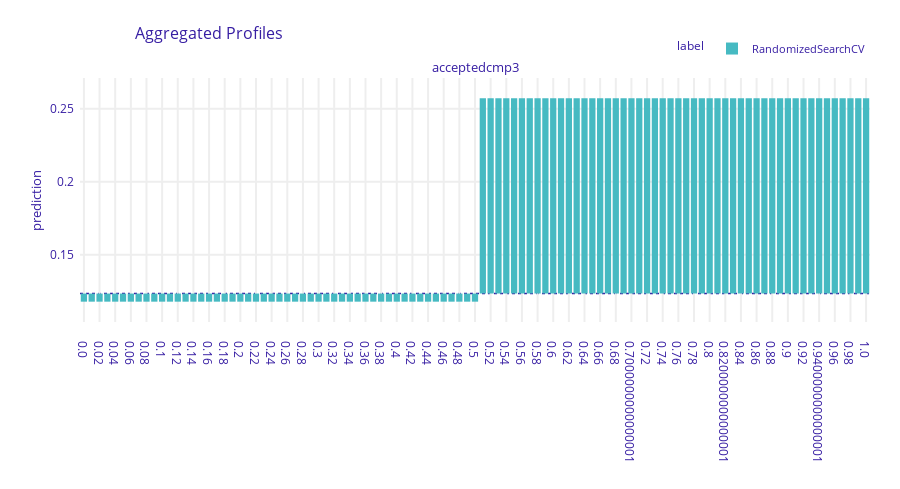

The notebook cell this image was saved under:
### Code cell
pd_rf.plot()

### Figure 1 — Plotly figure (JSON) as saved in the notebook; plotly's stock layout.template omitted (floating-point values rounded to 4 significant figures; data arrays with more than 128 entries replaced by an {"elided": "..."} marker saying what was removed)
{"data": [{"alignmentgroup": "True", "base": [0.1234, 0.1234, 0.1234, 0.1234, 0.1234, 0.1234, 0.1234, 0.1234, 0.1234, 0.1234, 0.1234, 0.1234, 0.1234, 0.1234, 0.1234, 0.1234, 0.1234, 0.1234, 0.1234, 0.1234, 0.1234, 0.1234, 0.1234, 0.1234, 0.1234, 0.1234, 0.1234, 0.1234, 0.1234, 0.1234, 0.1234, 0.1234, 0.1234, 0.1234, 0.1234, 0.1234, 0.1234, 0.1234, 0.1234, 0.1234, 0.1234, 0.1234, 0.1234, 0.1234, 0.1234, 0.1234, 0.1234, 0.1234, 0.1234, 0.1234, 0.1234, 0.1234, 0.1234, 0.1234, 0.1234, 0.1234, 0.1234, 0.1234, 0.1234, 0.1234, 0.1234, 0.1234, 0.1234, 0.1234, 0.1234, 0.1234, 0.1234, 0.1234, 0.1234, 0.1234, 0.1234, 0.1234, 0.1234, 0.1234, 0.1234, 0.1234, 0.1234, 0.1234, 0.1234, 0.1234, 0.1234, 0.1234, 0.1234, 0.1234, 0.1234, 0.1234, 0.1234, 0.1234, 0.1234, 0.1234, 0.1234, 0.1234, 0.1234, 0.1234, 0.1234, 0.1234, 0.1234, 0.1234, 0.1234, 0.1234, 0.1234], "customdata": {"elided": "101x3 mixed values"}, "hovertemplate": "<b>%{hovertext}</b><br><br>mean_prediction=%{base:.3f}<br>prediction=%{customdata[0]:.3f}<extra></extra>", "hovertext": ["RandomizedSearchCV", "RandomizedSearchCV", "RandomizedSearchCV", "RandomizedSearchCV", "RandomizedSearchCV", "RandomizedSearchCV", "RandomizedSearchCV", "RandomizedSearchCV", "RandomizedSearchCV", "RandomizedSearchCV", "RandomizedSearchCV", "RandomizedSearchCV", "RandomizedSearchCV", "RandomizedSearchCV", "RandomizedSearchCV", "RandomizedSearchCV", "RandomizedSearchCV", "RandomizedSearchCV", "RandomizedSearchCV", "RandomizedSearchCV", "RandomizedSearchCV", "RandomizedSearchCV", "RandomizedSearchCV", "RandomizedSearchCV", "RandomizedSearchCV", "RandomizedSearchCV", "RandomizedSearchCV", "RandomizedSearchCV", "RandomizedSearchCV", "RandomizedSearchCV", "RandomizedSearchCV", "RandomizedSearchCV", "RandomizedSearchCV", "RandomizedSearchCV", "RandomizedSearchCV", "RandomizedSearchCV", "RandomizedSearchCV", "RandomizedSearchCV", "RandomizedSearchCV", "RandomizedSearchCV", "RandomizedSearchCV", "RandomizedSearchCV", "RandomizedSearchCV", "RandomizedSearchCV", "RandomizedSearchCV", "RandomizedSearchCV", "RandomizedSearchCV", "RandomizedSearchCV", "RandomizedSearchCV", "RandomizedSearchCV", "RandomizedSearchCV", "RandomizedSearchCV", "RandomizedSearchCV", "RandomizedSearchCV", "RandomizedSearchCV", "RandomizedSearchCV", "RandomizedSearchCV", "RandomizedSearchCV", "RandomizedSearchCV", "RandomizedSearchCV", "RandomizedSearchCV", "RandomizedSearchCV", "RandomizedSearchCV", "RandomizedSearchCV", "RandomizedSearchCV", "RandomizedSearchCV", "RandomizedSearchCV", "RandomizedSearchCV", "RandomizedSearchCV", "RandomizedSearchCV", "RandomizedSearchCV", "RandomizedSearchCV", "RandomizedSearchCV", "RandomizedSearchCV", "RandomizedSearchCV", "RandomizedSearchCV", "RandomizedSearchCV", "RandomizedSearchCV", "RandomizedSearchCV", "RandomizedSearchCV", "RandomizedSearchCV", "RandomizedSearchCV", "RandomizedSearchCV", "RandomizedSearchCV", "RandomizedSearchCV", "RandomizedSearchCV", "RandomizedSearchCV", "RandomizedSearchCV", "RandomizedSearchCV", "RandomizedSearchCV", "RandomizedSearchCV", "RandomizedSearchCV", "RandomizedSearchCV", "RandomizedSearchCV", "RandomizedSearchCV", "RandomizedSearchCV", "RandomizedSearchCV", "RandomizedSearchCV", "RandomizedSearchCV", "RandomizedSearchCV", "RandomizedSearchCV"], "legendgroup": "RandomizedSearchCV", "marker": {"color": "#46bac2", "pattern": {"shape": ""}}, "name": "RandomizedSearchCV", "offsetgroup": "RandomizedSearchCV", "orientation": "v", "showlegend": true, "textposition": "auto", "type": "bar", "x": ["0.0", "0.01", "0.02", "0.03", "0.04", "0.05", "0.06", "0.07", "0.08", "0.09", "0.1", "0.11", "0.12", "0.13", "0.14", "0.15", "0.16", "0.17", "0.18", "0.19", "0.2", "0.21", "0.22", "0.23", "0.24", "0.25", "0.26", "0.27", "0.28", "0.29", "0.3", "0.31", "0.32", "0.33", "0.34", "0.35000000000000003", "0.36", "0.37", "0.38", "0.39", "0.4", "0.41000000000000003", "0.42", "0.43", "0.44", "0.45", "0.46", "0.47000000000000003", "0.48", "0.49", "0.5", "0.51", "0.52", "0.53", "0.54", "0.55", "0.56", "0.5700000000000001", "0.58", "0.59", "0.6", "0.61", "0.62", "0.63", "0.64", "0.65", "0.66", "0.67", "0.68", "0.6900000000000001", "0.7000000000000001", "0.71", "0.72", "0.73", "0.74", "0.75", "0.76", "0.77", "0.78", "0.79", "0.8", "0.81", "0.8200000000000001", "0.8300000000000001", "0.84", "0.85", "0.86", "0.87", "0.88", "0.89", "0.9", "0.91", "0.92", "0.93", "0.9400000000000001", "0.9500000000000001", "0.96", "0.97", "0.98", "0.99", "1.0"], "xaxis": "x", "y": [-0.005557, -0.005557, -0.005557, -0.005557, -0.005557, -0.005557, -0.005557, -0.005557, -0.005557, -0.005557, -0.005557, -0.005557, -0.005557, -0.005557, -0.005557, -0.005557, -0.005557, -0.005557, -0.005557, -0.005557, -0.005557, -0.005557, -0.005557, -0.005557, -0.005557, -0.005557, -0.005557, -0.005557, -0.005557, -0.005557, -0.005557, -0.005557, -0.005557, -0.005557, -0.005557, -0.005557, -0.005557, -0.005557, -0.005557, -0.005557, -0.005557, -0.005557, -0.005557, -0.005557, -0.005557, -0.005557, -0.005557, -0.005557, -0.005557, -0.005557, -0.005557, 0.1336, 0.1336, 0.1336, 0.1336, 0.1336, 0.1336, 0.1336, 0.1336, 0.1336, 0.1336, 0.1336, 0.1336, 0.1336, 0.1336, 0.1336, 0.1336, 0.1336, 0.1336, 0.1336, 0.1336, 0.1336, 0.1336, 0.1336, 0.1336, 0.1336, 0.1336, 0.1336, 0.1336, 0.1336, 0.1336, 0.1336, 0.1336, 0.1336, 0.1336, 0.1336, 0.1336, 0.1336, 0.1336, 0.1336, 0.1336, 0.1336, 0.1336, 0.1336, 0.1336, 0.1336, 0.1336, 0.1336, 0.1336, 0.1336, 0.1336], "yaxis": "y"}], "layout": {"annotations": [{"font": {"size": 13}, "showarrow": false, "text": "acceptedcmp3", "x": 0.5, "xanchor": "center", "xref": "paper", "y": 1, "yanchor": "bottom", "yref": "paper"}, {"font": {"size": 13}, "showarrow": false, "text": "prediction", "textangle": -90, "x": -0.07, "xref": "paper", "y": 0.5, "yref": "paper"}], "barmode": "group", "font": {"color": "#371ea3"}, "height": 489, "hovermode": "x unified", "legend": {"font": {"size": 11}, "itemsizing": "constant", "orientation": "h", "title": {"font": {"size": 12}, "text": "label"}, "tracegroupgap": 0, "x": 1, "xanchor": "right", "y": 1.061, "yanchor": "bottom"}, "margin": {"b": 71, "r": 30, "t": 78}, "shapes": [{"layer": "below", "line": {"color": "#371ea3", "dash": "dot", "width": 1.5}, "type": "line", "x0": 0, "x1": 1, "xref": "x domain", "y0": 0.1234, "y1": 0.1234, "yref": "y"}], "title": {"font": {"size": 16}, "text": "Aggregated Profiles", "x": 0.15}, "xaxis": {"anchor": "y", "automargin": true, "domain": [0, 1], "fixedrange": true, "gridwidth": 2, "showticklabels": true, "tickcolor": "white", "ticklen": 10, "ticks": "outside", "title": {"text": ""}, "type": "category"}, "yaxis": {"anchor": "x", "automargin": true, "domain": [0, 1], "fixedrange": true, "gridwidth": 2, "range": [0.104, 0.271], "tickcolor": "white", "ticklen": 3, "ticks": "outside", "title": {"text": ""}, "type": "linear", "zeroline": false}}}
